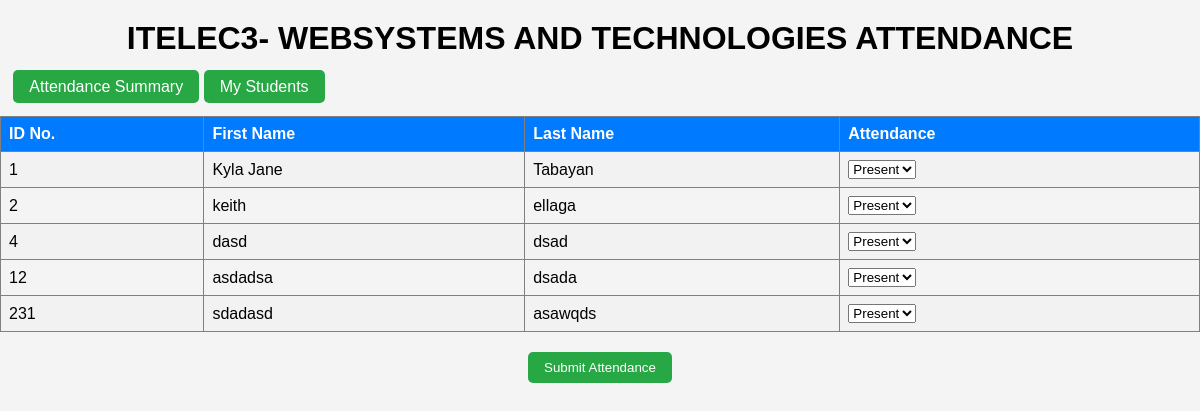
Screenshot of /attendance.php with the database file from the repository.
### tables this page shows
CREATE TABLE `students` (
  `id` int(11) NOT NULL,
  `name` varchar(100) NOT NULL,
  `middle_name` varchar(100) DEFAULT NULL,
  `last_name` varchar(100) NOT NULL,
  `email` varchar(255) NOT NULL,
  `status` tinyint(1) NOT NULL DEFAULT 1,
  `photo` varchar(255) DEFAULT NULL,
  `birthday` date DEFAULT NULL,
  `attendance` varchar(10) DEFAULT NULL
);

### attendance.php (the view, shortened to what this page needs)
<!DOCTYPE html>
<html lang="en">
<head>
</head>
<body>
    <?php include 'database.php'; ?>
    <?php
    $sql = "SELECT * FROM students";
    $result = $conn->query($sql);
    ?>
    <h1>ITELEC3- WEBSYSTEMS AND TECHNOLOGIES ATTENDANCE</h1>
    &nbsp;&nbsp;  <a href="attendance_summary.php" class="summary-btn">Attendance Summary</a>
<a href="students.php" class="dashboard-btn">My Students</a>
    <form action="<?php echo $_SERVER['PHP_SELF']; ?>" method="post">
        <table border="1">
            <tr>
                <th>ID No.</th>
                <th>First Name</th>
                <th>Last Name</th>
                <th class="attendance-column">Attendance</th>
            </tr>
            <?php
            if ($result->num_rows > 0) {
                while($row = $result->fetch_assoc()) {
                    echo "<tr>";
                    echo "<td>".$row["id"]."</td>";
                    echo "<td>".$row["name"]."</td>";
                    echo "<td>".$row["last_name"]."</td>";
                    echo "<td class='attendance-column'>";
                    echo "<select name='attendance[".$row["id"]."]'>";
                    echo "<option value='Present'>Present</option>";
                    echo "</select>";
                    echo "</td>";
                    echo "</tr>";
                }
            } else {
                echo "<tr><td colspan='4'>No records found</td></tr>";
            }
            ?>
        </table>
        <div class="buttons-container">
            <button type="submit" class="submit-btn">Submit Attendance</button>
        </div>
    </form>
</body>
</html>

### attendance.php (style rules this page uses)
body { font-family: Arial, sans-serif; margin: 0; padding: 0; background-color: #f4f4f4; }
h1 { text-align: center; margin-top: 20px; }
table { width: 100%; border-collapse: collapse; margin-top: 20px; }
th, td { padding: 8px; text-align: left; }
th { background-color: #007bff; color: #fff; }
tr:nth-child(even) { background-color: #f2f2f2; }
.attendance-column { width: 30%; }
.submit-btn, .summary-btn, .dashboard-btn { background-color: #28a745; color: #fff; padding: 8px 16px; border: none; border-radius: 5px; cursor: pointer; text-decoration: none; }
.buttons-container { text-align: center; margin-top: 20px; }

### rows the page displays
students: id "1", name "Kyla Jane", last_name "Tabayan", id "Present"
students: id "2", name "keith", last_name "ellaga", id "Present"
students: id "4", name "dasd", last_name "dsad", id "Present"
students: id "12", name "asdadsa", last_name "dsada", id "Present"
students: id "231", name "sdadasd", last_name "asawqds", id "Present"
